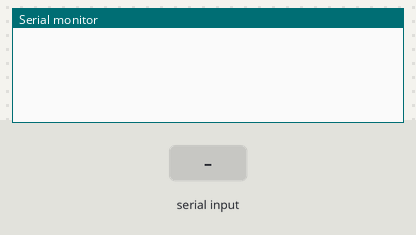
Bench run of a sketch on a simulated Arduino Uno, built with avr-gcc and run on an emulated ATmega328P. Shown: the last lines printed to the serial monitor. Inputs (shaded band) come from the test bench.

Above: at 1.2 s.
1.3 s: "A" received over Serial
At 3.5 s:
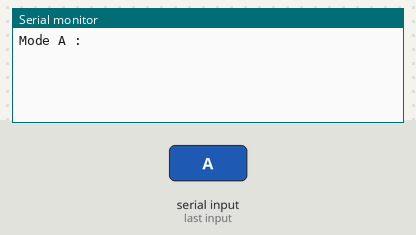
3.8 s: "B" received over Serial
At 5.4 s:
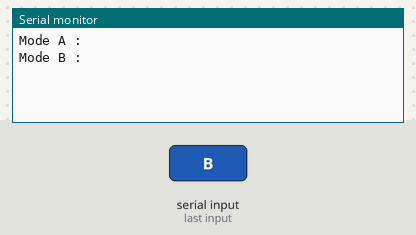
6.3 s: "C" received over Serial
At 8.5 s:
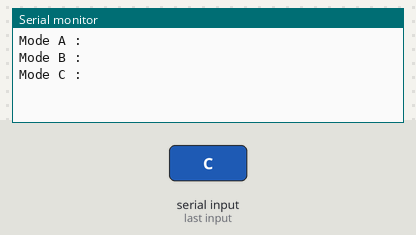

Measured:
- after the input at 1.3 s, the serial monitor: prints a new line after 1.0 s (image 1)
- after the input at 3.8 s, the serial monitor: prints a new line after 1.0 s (image 2)
- after the input at 6.3 s, the serial monitor: prints a new line after 1.0 s (image 3)

The sketch:

combasic.ino
```cpp
String data;
char d1;
String x;
void setup() {
  // put your setup code here, to run once:
  Serial.begin(9600);
}

void loop() {
  // put your main code here, to run repeatedly:
  /*protocal or pattern in use to comunication data c# to arduino
   *      Explan
   *
   *      Data in send serial port consists of mode,data such A255,B122,C522
   *
   *      part 1 mode
   *      fist index of character. we will get to define mode or select mode
   *
   *      part 2 data
   *      second index - ... last index we will get data to process from GUI
   *
   *      Example
   *      ----------------
   *      data = A255
   *
   *      data[0] = A   first character
   *                    (index = 0)
   *      -------MODE-----------
   *
   *
   *      data.substring(1,-1) = 255   second    -  last character
   *                                  (index = 1 -  index = -1)
   *      -------DATA USE IN PROCESS---------
   */
  if(Serial.available()){
    data = Serial.readString(); //read data form serial port
    d1 = data.charAt(0); //read data first character store in d1
    x = data.substring(1,-1); //split character second of data variable  ... last character store in x
    switch(d1){
      case 'A': //send serial data = mode A. will execute in case a ...
        Serial.println("Mode A : "+x);
        /* do anything what you want*/
        break;
      case 'B': //send serial data = mode B. will execute in case B ...
        Serial.println("Mode B : "+x);
        /* do anything what you want*/
        break;
      case 'C': //send serial data = mode C. will execute in case C ...
        Serial.println("Mode C : "+x);
        /* do anything what you want*/
        break;
    }
  }
}
```
